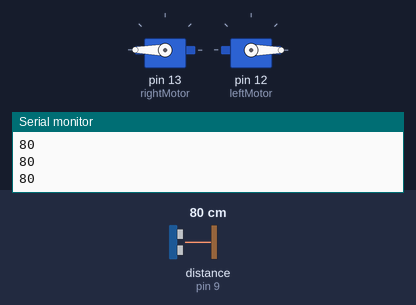
This sketch was run on a simulated Arduino Uno, built with avr-gcc and run on an emulated ATmega328P. Parts: 2 × servo, the last lines printed to the serial monitor. Wiring (inferred from the names in the program): ultrasonic range finder: trigger pin 8; echo pin 9. The test bench sets the inputs (shaded band); at power-on: distance to the obstacle (sensor on pin 9) 80 cm. The echo pulse lasts 58.3 µs per cm.

Above: at 1.2 s.
1.3 s: distance to the obstacle (sensor on pin 9) set to 9 cm
2.8 s: distance to the obstacle (sensor on pin 9) set to 6 cm
At 3.6 s:
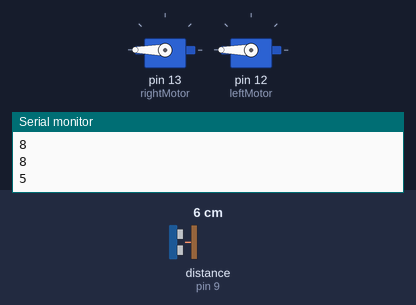
4.3 s: distance to the obstacle (sensor on pin 9) set to 18 cm
At 5.3 s:
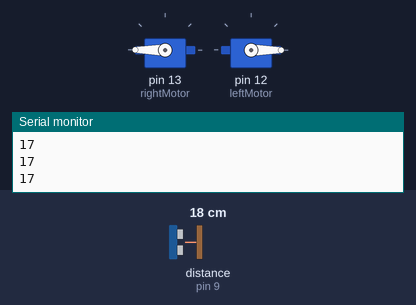
6.5 s: distance to the obstacle (sensor on pin 9) set to 2 cm
At 7.7 s:
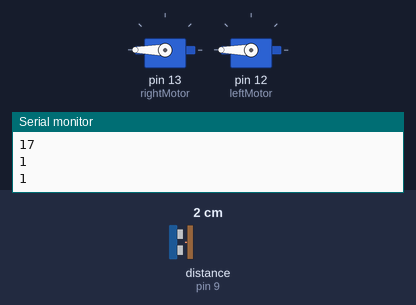
Timing chart, 0 to 9.0 s (numbered marks = the images above; inputs shaded):
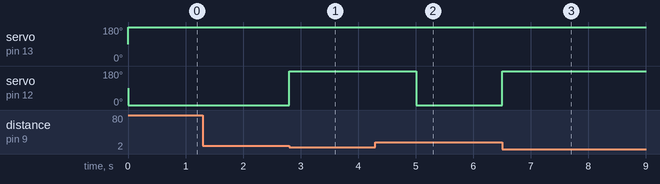

Measured:
- the behaviour switches between 8 and 7 cm on distance to the obstacle (sensor on pin 9) (found by bisection; images 0 and 1)
- after the input at 2.8 s, servo on pin 12 (leftMotor): 0° → 180° at once
- after the input at 4.3 s, servo on pin 12 (leftMotor): 180° → 0° after 0.71 s
- after the input at 6.5 s, servo on pin 12 (leftMotor): 0° → 180° at once

The sketch:

tableBotFinal2.ino
```cpp
#include <Servo.h> //imports the servo library


//initialize servo objects
Servo rightMotor;
Servo leftMotor;

//initialize distance sensor variables
int triggerPin = 8;
int echoPin    = 9;
int limit = 6;
int duration;
int distance;

//initialize timing loop variables
int previousMillis;
int interval;


//setup only runs once
void setup() {
  Serial.begin(9600);           //begin serial communication

  //tells the arduino whether the pins should output or receive input
  pinMode(triggerPin, OUTPUT);
  pinMode(echoPin, INPUT);

  //tells the arduino what pins will control which servos
  rightMotor.attach(13);
  leftMotor.attach(12);

}

//The loop repeats until the arduino is shut down
void loop() {
  if(millis() - previousMillis >= interval){
    distance = sensorValue();   //sets the distance variable as the returned output from the sensorValue function
    stateMachine(distance);     //evaluates whether to turn left or continue forward
    previousMillis = millis();
  }
}

int sensorValue(){
  //sends an ultrasonic pulse
  digitalWrite(triggerPin, HIGH);
  delayMicroseconds(10);        // must keep the trig pin high for at least 10us
  digitalWrite(triggerPin, LOW);

  duration = pulseIn(echoPin, HIGH); //measures the time taken for the pulse to return
  distance = (duration/2)/29;   //calculates distance by the speed of sound
  Serial.println(distance);
  return distance;
}

//this function decides whether to turn the robot
void stateMachine(int distance){
  //move forward
  if(distance > limit){
    rightMotor.write(180);
    leftMotor.write(0);
  }
  //turn left
  else{
    unsigned long timeToTurnLeft = 1100; // it takes around 1.1 seconds to turn 90 degrees
    unsigned long turnStartTime = millis(); // save the time that we started turning

    while((millis()-turnStartTime) < timeToTurnLeft){// stay in this loop until timeToTurnLeft (1.1 seconds) has elapsed
      rightMotor.write(180);
      leftMotor.write(180);
    }
  }
}
```
